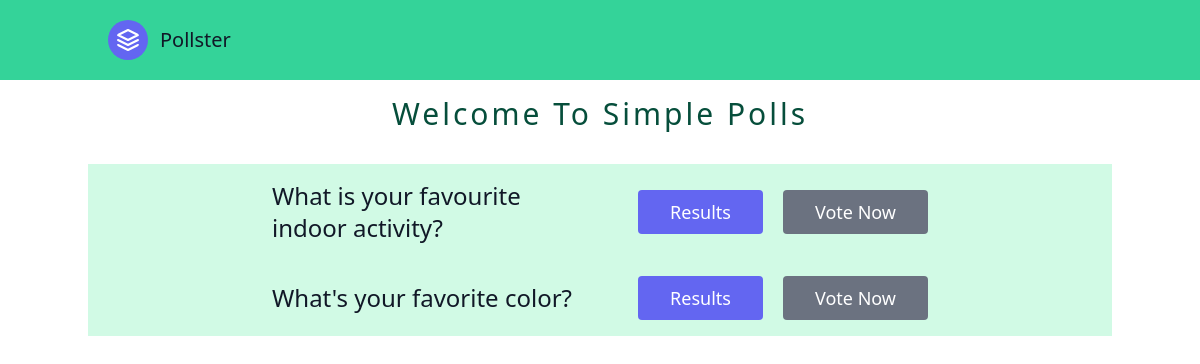
The app's page /, older data.
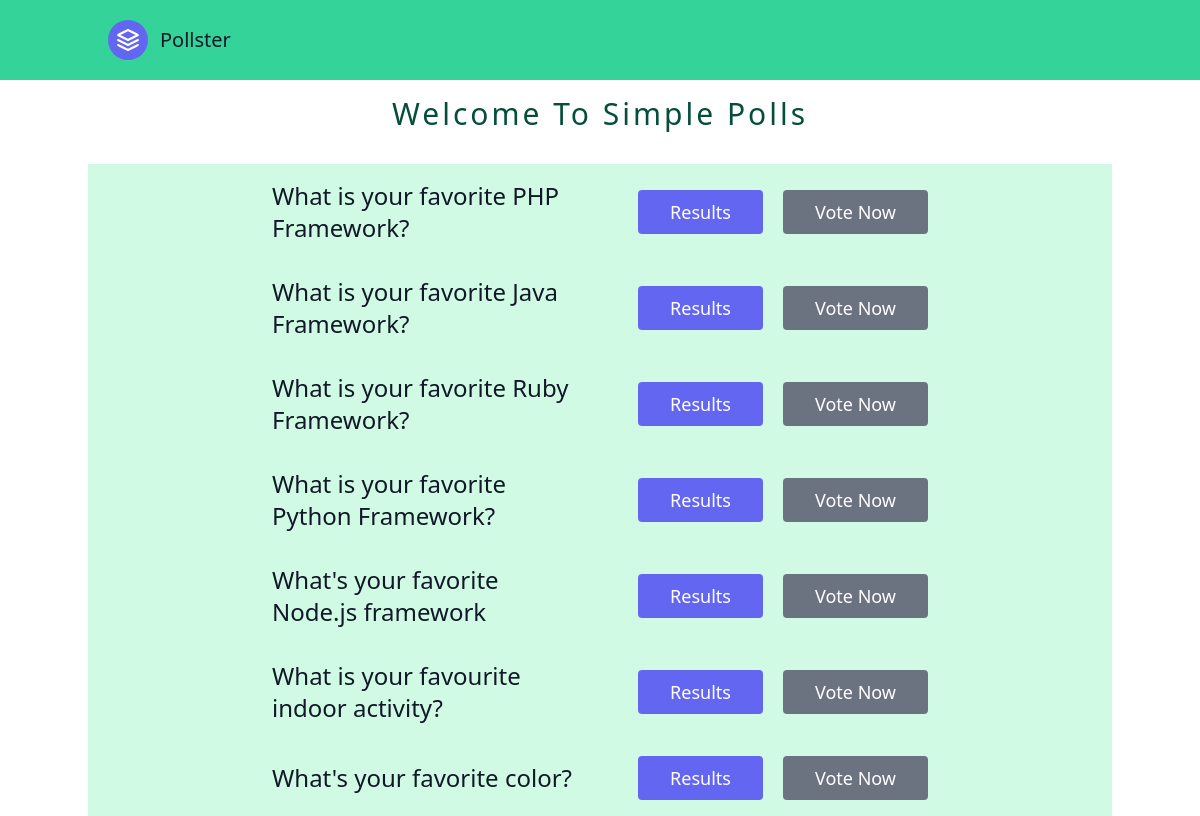
The same page, newer data.
### polls/models.py (models this page shows, shortened)
class Question(models.Model):
    question_text = models.CharField(max_length=200)
    pub_date = models.DateTimeField('date published')

### polls/views.py (the view)
# urls.py: path('',views.index,name='index'),
def index(request):
    questions =Question.objects.order_by('-pub_date')
    context = {
        'questions':questions
    }
    return render(request,'polls/index.html',context)

### polls/templates/polls/index.html
{% extends 'base.html' %}
{% block content %}
    <div class="flex flex-col text-center w-full mb-4 mt-4">
        <h1 class="sm:text-3xl text-9xl tracking-widest font-medium title-font mb-4 text-green-900">Welcome To Simple Polls</h1>
    </div>
    <section class="text-gray-600 body-font ">
    {% for question in questions %}
        <div class="container px-5 py-4 mx-auto bg-green-100">
            <div class="lg:w-2/3 flex flex-col sm:flex-row sm:items-center items-start mx-auto">
                <h1 class="flex-grow sm:pr-16 text-2xl font-medium title-font text-gray-900">
                    {{question.question_text}}
                </h1>
                <button class="flex-shrink-0 text-white bg-indigo-500 border-0 py-2 px-8 focus:outline-none hover:bg-indigo-600 rounded text-lg mt-10 sm:mt-0">
                    <a href="{% url 'polls:results' question.id %}">Results</a>
                </button>
                <button class="flex-shrink-0 text-white bg-gray-500 border-0 py-2 px-8 focus:outline-none hover:bg-gray-600 rounded text-lg mt-10 sm:mt-0 ml-5">
                    <a href="{% url 'polls:detail' question.id %}">Vote Now</a>
                </button>
            </div>
        </div>
    {% endfor %}
    </section>
{% endblock content %}

### templates/base.html (shortened to what this page needs)
<!DOCTYPE html>
<html lang="en">
<head>
    <link href="https://unpkg.com/tailwindcss@^2/dist/tailwind.min.css" rel="stylesheet">
</head>
<body>
    {% include 'header.html' %}
    {% block content %}
    {% endblock content %}
</body>
</html>

### templates/header.html (shortened to what this page needs)
<header class="text-gray-600 body-font bg-green-400">
    <div class="container mx-auto flex flex-wrap p-5 flex-col md:flex-row items-center">
      <a href="{% url 'polls:index' %}" class="flex title-font font-medium items-center text-gray-900 mb-4 md:mb-0">
        <svg xmlns="http://www.w3.org/2000/svg" fill="none" stroke="currentColor" stroke-linecap="round" stroke-linejoin="round" stroke-width="2" class="w-10 h-10 text-white p-2 bg-indigo-500 rounded-full" viewBox="0 0 24 24">
          <path d="M12 2L2 7l10 5 10-5-10-5zM2 17l10 5 10-5M2 12l10 5 10-5"></path>
        </svg>
        <span class="ml-3 text-xl">Pollster</span>
      </a>
    </div>
  </header>

Row changes from the older to the newer data that the page shows:
added Question: question_text "What is your favorite PHP Framework?"
added Question: question_text "What is your favorite Java Framework?"
added Question: question_text "What is your favorite Ruby Framework?"
added Question: question_text "What is your favorite Python Framework?"
added Question: question_text "What's your favorite Node.js framework"
